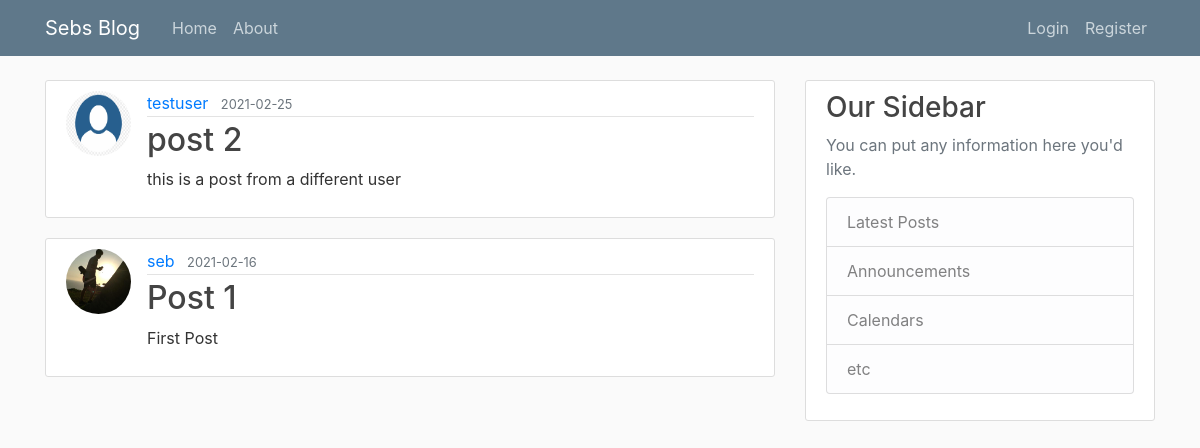
Page /home on the earlier database version.
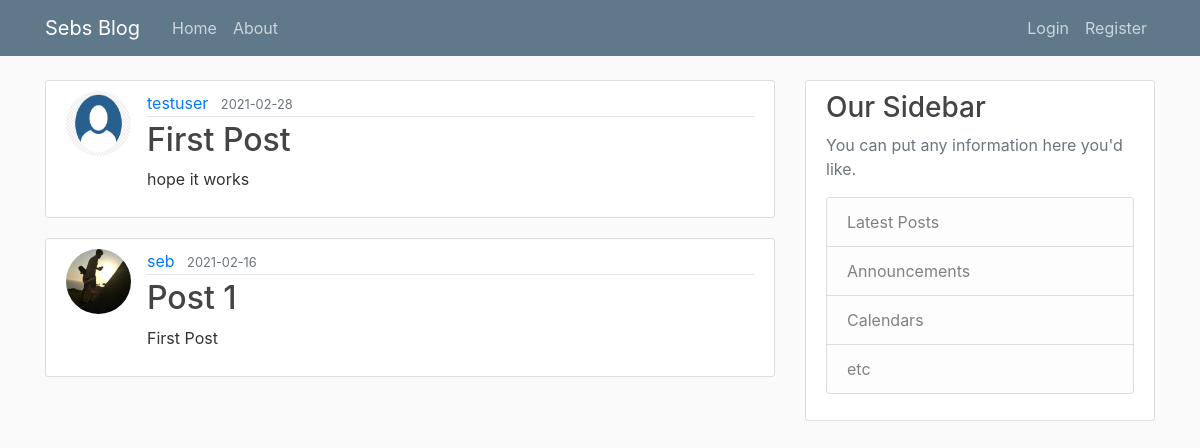
Same page on the later database version.
### flaskblog/models.py (models this page shows, shortened)
class Post(db.Model):
	id = db.Column(db.Integer, primary_key=True)
	title = db.Column(db.String(100), nullable=False)
	date_posted = db.Column(db.DateTime, nullable=False, default=datetime.utcnow)
	content = db.Column(db.Text, nullable=False)
	user_id = db.Column(db.Integer, db.ForeignKey('user.id'), nullable=False)

class User(db.Model, UserMixin):
	id = db.Column(db.Integer, primary_key=True)
	username = db.Column(db.String(20), unique=True, nullable=False)
	email = db.Column(db.String(120), unique=True, nullable=False)
	image_file = db.Column(db.String(20), nullable=False, default='default.jpeg')
	password = db.Column(db.String(60), nullable=False)
	posts = db.relationship('Post', backref='author', lazy=True)

### flaskblog/routes.py (the view)
@app.route('/')
@app.route('/home')
def home():
	posts = Post.query.order_by(Post.date_posted.desc())
	return render_template('home.html', posts=posts)

### flaskblog/templates/home.html
{% extends 'layout.html' %}
{% block content %}
	{% for post in posts %}
		<article class="media content-section">
			<img class="rounded-circle article-img" src="{{ url_for('static', filename='profile_pics/' +
			post.author.image_file) }}">
		  <div class="media-body">
		    <div class="article-metadata">
		      <a class="mr-2" href="#">{{ post.author.username }}</a>
		      <small class="text-muted">{{ post.date_posted.strftime('%Y-%m-%d') }}</small>
		    </div>
		    <h2><a class="article-title" href="#">{{ post.title }}</a></h2>
		    <p class="article-content">{{ post.content }}</p>
		  </div>
		</article>
	{% endfor %}
{% endblock content %}

Differences in the rows shown:
changed Post "testuser": date_posted "2021-02-25" → "2021-02-28"; title "post 2" → "First Post"; content "this is a post from a different user" → "hope it works"
